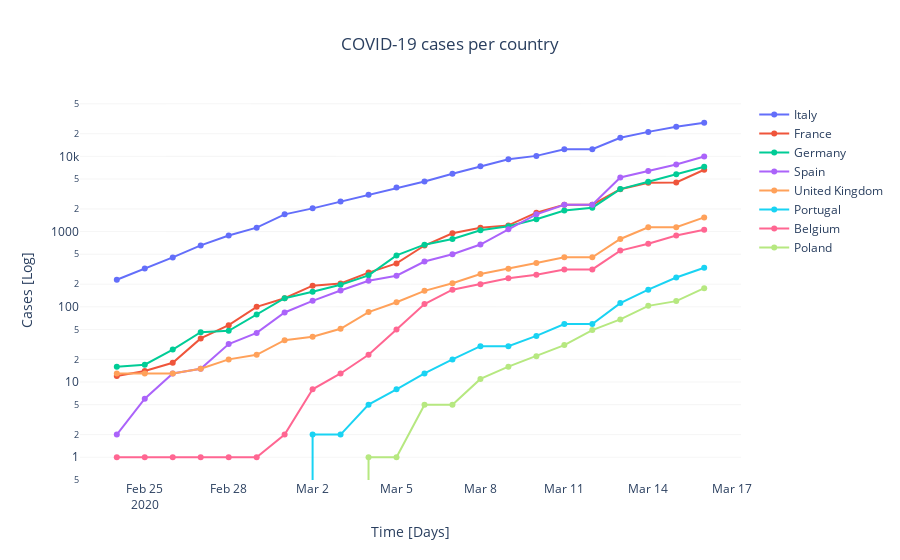

The cell this chart's notebook holds for it:
### Markdown cell above
### Compare countries covid-19 disease development

### Code cell
# List with countries to compare
list_c = ['Italy', 'France', 'Germany', 'Spain', 'United Kingdom', 'Portugal', 'Belgium', 'Poland']

fig = go.Figure()

for c in list_c:
    if c == 'France':
        data_c = np.array(df_c['France - France'], dtype=int)
    elif c == 'United Kingdom':
        data_c = np.array(df_c['United Kingdom - United Kingdom'], dtype=int)
    else:
        data_c = np.array(df_c[c], dtype=int)

    fig.add_trace(
        go.Scatter(
            mode = 'lines+markers',
            x = df_c.Date[mask],
            y = data_c[mask], 
            name = c
        ))
    
# change background color, yaxis type and horizontal bar selector
fig.update_layout(
    xaxis_title = 'Time [Days]',
    yaxis_title = 'Cases [Log]',
    title = 'COVID-19 cases per country',
    title_x = 0.5,
    plot_bgcolor='white', yaxis_type="log"
)

# change y axis grid options
fig.update_yaxes(showgrid=True, gridwidth=.3, gridcolor='gainsboro')
